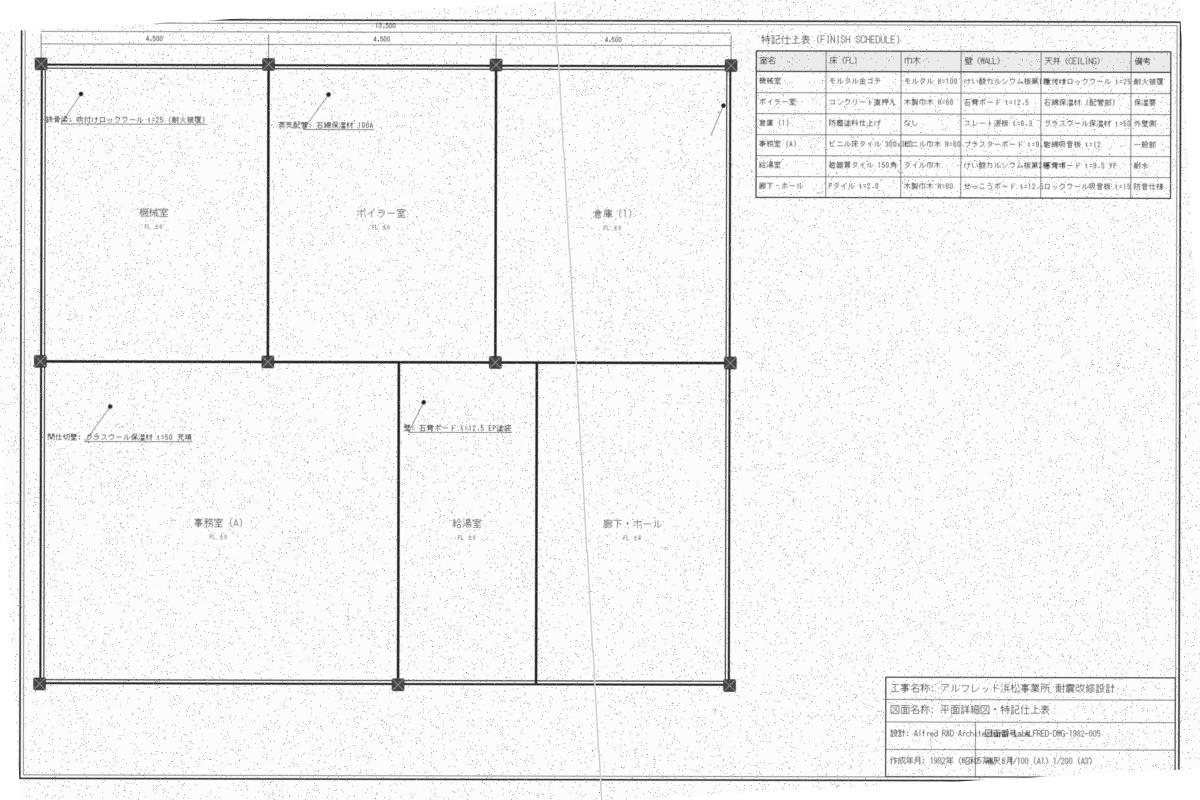
#> input picture data/uploads/UPLOAD-03ee9cc0_page_1.jpg, 2400 x 1600 px (shown at 1/2 size); its folder holds only this picture in this run
$ python -i hierarchical_segmenter.py   (imports and definitions only)
#> lines starting #> are read from the running program, lines starting #| are printed output that depends on the picture; after the words box and inside, x2 and y2 are one past the last pixel; in counts of white or black regions, pixels touching at a corner belong together
### models/layout/table_parser.py
# Copyright (c) 2026 Karunakar (destroyer929). All rights reserved.
# Proprietary & Confidential. Authorized for technical evaluation and portfolio review only.
"""
Finish Schedule (特記仕上表) Table Detection & Cell Structure Parser.
Uses OpenCV morphological line kernels to locate architectural schedule grids,
segments row and column intersections, associates OCR bounding boxes into cells,
and reconstructs structured room-to-finish material specifications.
"""

from __future__ import annotations
from typing import List, Dict, Any, Tuple, Optional
from dataclasses import dataclass, field
import numpy as np
import cv2


@dataclass
class TableCell:
    """Represents a single parsed cell in the Finish Schedule grid."""
    row_idx: int
    col_idx: int
    header_name: str
    bbox: List[int]  # [x1, y1, x2, y2]
    text: str = ""
    confidence: float = 1.0


@dataclass
class RoomFinishRecord:
    """Represents the complete finish specifications for one room."""
    room_name: str
    floor_finish: str = ""
    skirting_finish: str = ""
    wall_finish: str = ""
    ceiling_finish: str = ""
    remarks: str = ""
    cells: List[TableCell] = field(default_factory=list)


class FinishScheduleTableParser:
    """Detects and reconstructs tabular relationships from Finish Schedules (仕上表)."""

    DEFAULT_HEADERS = ["室名", "床", "巾木", "壁", "天井", "備考"]

    def __init__(self, min_table_area: int = 50000):
        self.min_table_area = min_table_area

    def detect_table_boundary(self, image: np.ndarray) -> Optional[List[int]]:
        """
        Detects the outer bounding box of the finish schedule table using morphology.
        Returns: [x_min, y_min, x_max, y_max] or None if no table found.
        """
        if len(image.shape) == 3:
            gray = cv2.cvtColor(image, cv2.COLOR_BGR2GRAY)
        else:
            gray = image.copy()

        binary = cv2.adaptiveThreshold(
            gray, 255, cv2.ADAPTIVE_THRESH_GAUSSIAN_C, cv2.THRESH_BINARY_INV, 25, 10
        )

        h, w = gray.shape[:2]
        scale = max(1, w // 100)
        horiz_kernel = cv2.getStructuringElement(cv2.MORPH_RECT, (scale, 1))
        vert_kernel = cv2.getStructuringElement(cv2.MORPH_RECT, (1, scale))

        horiz_lines = cv2.morphologyEx(binary, cv2.MORPH_OPEN, horiz_kernel, iterations=2)
        vert_lines = cv2.morphologyEx(binary, cv2.MORPH_OPEN, vert_kernel, iterations=2)

        table_mask = cv2.add(horiz_lines, vert_lines)

        contours, _ = cv2.findContours(table_mask, cv2.RETR_TREE, cv2.CHAIN_APPROX_SIMPLE)
        if not contours:
            return None

        best_box = None
        max_score = 0

        for cnt in contours:
            x, y, cw, ch = cv2.boundingRect(cnt)
            area = cw * ch

            if cw > int(w * 0.85) and ch > int(h * 0.85):
                continue

            # Skip bottom-right Title Block (typically located at x > 40% and y > 60%)
            if x > int(w * 0.40) and y > int(h * 0.60):
                continue

            # Finish schedule tables occupy a moderate vertical portion (never engulfing the whole floor plan)
            if ch > int(h * 0.35):
                continue

            min_cw = int(w * 0.15)
            min_ch = int(h * 0.06)
            if cw >= min_cw and ch >= min_ch and (cw / float(ch)) >= 1.4:
                roi_h = horiz_lines[y:y+ch, x:x+cw]
                roi_v = vert_lines[y:y+ch, x:x+cw]
                grid_density = cv2.countNonZero(roi_h) + cv2.countNonZero(roi_v)
                density_ratio = grid_density / float(area)

                # Require legitimate tabular grid density (filtering out open floor plan rooms)
                if density_ratio < 0.035:
                    continue

                aspect_bonus = min(cw / float(ch), 4.0)
                score = (density_ratio * 1000.0) * (area ** 0.3) * aspect_bonus
                if score > max_score:
                    max_score = score
                    best_box = [x, y, x + cw, y + ch]

        return best_box

    # [243 lines left out: functions extract_grid_cells, parse_schedule_cells, not called in this run]

### models/layout/hierarchical_segmenter.py
"""
Hierarchical Multi-Model Layout ROI Segmenter.
Splits architectural blueprint sheets into high-priority text regions:
1. Finish Schedule Table (仕上表)
2. Material Callout & Notes Clusters (引出線・特記事項)
Bypasses 75-85% of redundant empty floor plan whitespace.
"""

from __future__ import annotations
from typing import List, Dict, Any, Tuple, Optional
from dataclasses import dataclass
import numpy as np
import cv2

from models.layout.table_parser import FinishScheduleTableParser


@dataclass
class RegionOfInterest:
    """Represents a targeted region of a blueprint for focused OCR."""
    roi_id: str
    category: str  # "TABLE", "CALLOUT_CLUSTER", "FULL_FALLBACK"
    bbox: List[int]  # [x1, y1, x2, y2] in original sheet coordinates
    crop: np.ndarray

    @property
    def width(self) -> int:
        return self.bbox[2] - self.bbox[0]

    @property
    def height(self) -> int:
        return self.bbox[3] - self.bbox[1]


class HierarchicalROISegmenter:
    """
    Tier-1 Fast Vision Segmenter (Runs in < 40ms on CPU).
    Filters out background drawing graphics to send only high-density text crops to deep OCR.
    """

    def __init__(self, table_parser: Optional[FinishScheduleTableParser] = None):
        self.table_parser = table_parser or FinishScheduleTableParser()

    def segment(self, image: np.ndarray, table_bbox: Optional[List[int]] = None) -> List[RegionOfInterest]:
        """
        Segments blueprint image into high-priority text crops.
        """
        h, w = image.shape[:2]
        rois: List[RegionOfInterest] = []

        # 1. Detect Finish Schedule Table
        t_box = table_bbox or self.table_parser.detect_table_boundary(image)
        table_mask = np.zeros((h, w), dtype=np.uint8)

        if t_box:
            pad = 12
            tx1 = max(0, t_box[0] - pad)
            ty1 = max(0, t_box[1] - pad)
            tx2 = min(w, t_box[2] + pad)
            ty2 = min(h, t_box[3] + pad)

            rois.append(
                RegionOfInterest(
                    roi_id="ROI-TABLE-01",
                    category="TABLE",
                    bbox=[tx1, ty1, tx2, ty2],
                    crop=image[ty1:ty2, tx1:tx2]
                )
            )
            table_mask[ty1:ty2, tx1:tx2] = 255

        # 2. Detect Material Callouts & Text Clusters outside table
        callout_rois = self._detect_text_clusters(image, exclude_mask=table_mask)
        rois.extend(callout_rois)

        # 3. Fallback: If no ROIs detected, process full image
        if not rois:
            rois.append(
                RegionOfInterest(
                    roi_id="ROI-FULL-01",
                    category="FULL_FALLBACK",
                    bbox=[0, 0, w, h],
                    crop=image
                )
            )

        return rois

    def _detect_text_clusters(self, image: np.ndarray, exclude_mask: np.ndarray) -> List[RegionOfInterest]:
        """
        Locates text blocks and annotation clusters using connected components & morphology.
        """
        h, w = image.shape[:2]
        if len(image.shape) == 3:
            gray = cv2.cvtColor(image, cv2.COLOR_BGR2GRAY)
        else:
            gray = image.copy()

        # Adaptive thresholding
        binary = cv2.adaptiveThreshold(
            gray, 255, cv2.ADAPTIVE_THRESH_GAUSSIAN_C, cv2.THRESH_BINARY_INV, 21, 10
        )

        # Zero out the table area
        if exclude_mask is not None and np.any(exclude_mask):
            binary[exclude_mask > 0] = 0

        # Remove long continuous structural lines (horizontal and vertical walls)
        line_len = max(30, w // 40)
        h_kernel = cv2.getStructuringElement(cv2.MORPH_RECT, (line_len, 1))
        v_kernel = cv2.getStructuringElement(cv2.MORPH_RECT, (1, line_len))

        h_lines = cv2.morphologyEx(binary, cv2.MORPH_OPEN, h_kernel)
        v_lines = cv2.morphologyEx(binary, cv2.MORPH_OPEN, v_kernel)
        text_only = cv2.subtract(binary, cv2.add(h_lines, v_lines))

        # Adaptive dilation based on image resolution
        merge_w = max(12, int(w * 0.006))
        merge_h = max(3, int(h * 0.002))
        text_merge_kernel = cv2.getStructuringElement(cv2.MORPH_RECT, (merge_w, merge_h))
        dilated = cv2.dilate(text_only, text_merge_kernel, iterations=1)

        contours, _ = cv2.findContours(dilated, cv2.RETR_EXTERNAL, cv2.CHAIN_APPROX_SIMPLE)
        candidate_boxes = []

        min_w = int(w * 0.015)   # at least ~35px
        min_h = int(h * 0.008)   # at least ~12px
        max_h = int(h * 0.35)    # not giant full-screen border
        max_cluster_w = min(1600, int(w * 0.45))

        for cnt in contours:
            bx, by, bw, bh = cv2.boundingRect(cnt)
            if bw >= min_w and bh >= min_h and bh <= max_h and (bw * bh) >= 600:
                pad = 8
                x1 = max(0, bx - pad)
                y1 = max(0, by - pad)
                x2 = min(w, bx + bw + pad)
                y2 = min(h, by + bh + pad)

                # If a cluster is abnormally wide (spans across entire drawing), split into sub-tiles
                if (x2 - x1) > max_cluster_w:
                    step = max_cluster_w - 50
                    for sx in range(x1, x2, step):
                        sub_x2 = min(x2, sx + max_cluster_w)
                        candidate_boxes.append([sx, y1, sub_x2, y2])
                else:
                    candidate_boxes.append([x1, y1, x2, y2])

        # Merge overlapping/adjacent candidate boxes without exceeding max_cluster_w
        merged_boxes = self._merge_boxes(candidate_boxes, x_thresh=20, y_thresh=12, max_merged_w=max_cluster_w)

        # Prioritize top 4 most significant callout clusters
        merged_boxes.sort(key=lambda b: (b[2] - b[0]) * (b[3] - b[1]), reverse=True)
        top_boxes = merged_boxes[:4]

        callout_rois = []
        for idx, (x1, y1, x2, y2) in enumerate(top_boxes):
            crop = image[y1:y2, x1:x2]
            if crop.size > 0:
                callout_rois.append(
                    RegionOfInterest(
                        roi_id=f"ROI-CALLOUT-{idx+1:02d}",
                        category="CALLOUT_CLUSTER",
                        bbox=[x1, y1, x2, y2],
                        crop=crop
                    )
                )

        return callout_rois

    def _merge_boxes(self, boxes: List[List[int]], x_thresh: int = 20, y_thresh: int = 15, max_merged_w: int = 1800) -> List[List[int]]:
        """Merges overlapping or tightly adjacent bounding boxes up to max_merged_w."""
        if not boxes:
            return []

        merged = []
        visited = [False] * len(boxes)

        for i in range(len(boxes)):
            if visited[i]:
                continue
            x1, y1, x2, y2 = boxes[i]
            visited[i] = True

            changed = True
            while changed:
                changed = False
                for j in range(len(boxes)):
                    if not visited[j]:
                        jx1, jy1, jx2, jy2 = boxes[j]
                        # Check if merged width would exceed limit
                        combined_w = max(x2, jx2) - min(x1, jx1)
                        if combined_w > max_merged_w:
                            continue

                        # Check intersection or close proximity
                        if not (x2 + x_thresh < jx1 or jx2 + x_thresh < x1 or
                                y2 + y_thresh < jy1 or jy2 + y_thresh < y1):
                            x1 = min(x1, jx1)
                            y1 = min(y1, jy1)
                            x2 = max(x2, jx2)
                            y2 = max(y2, jy2)
                            visited[j] = True
                            changed = True

            merged.append([x1, y1, x2, y2])

        return merged

>>> import cv2
>>> picture = cv2.imread('../../data/uploads/UPLOAD-03ee9cc0_page_1.jpg')
#> picture is the input picture: shape (1600, 2400, 3); min 0, max 255, mean 242.6
>>> result = HierarchicalROISegmenter().segment(picture)
#> in detect_table_boundary, `binary = cv2.adaptiveThreshold( gray, 255, cv2.ADAPTIVE_THRESH_GAUSSIA..`:
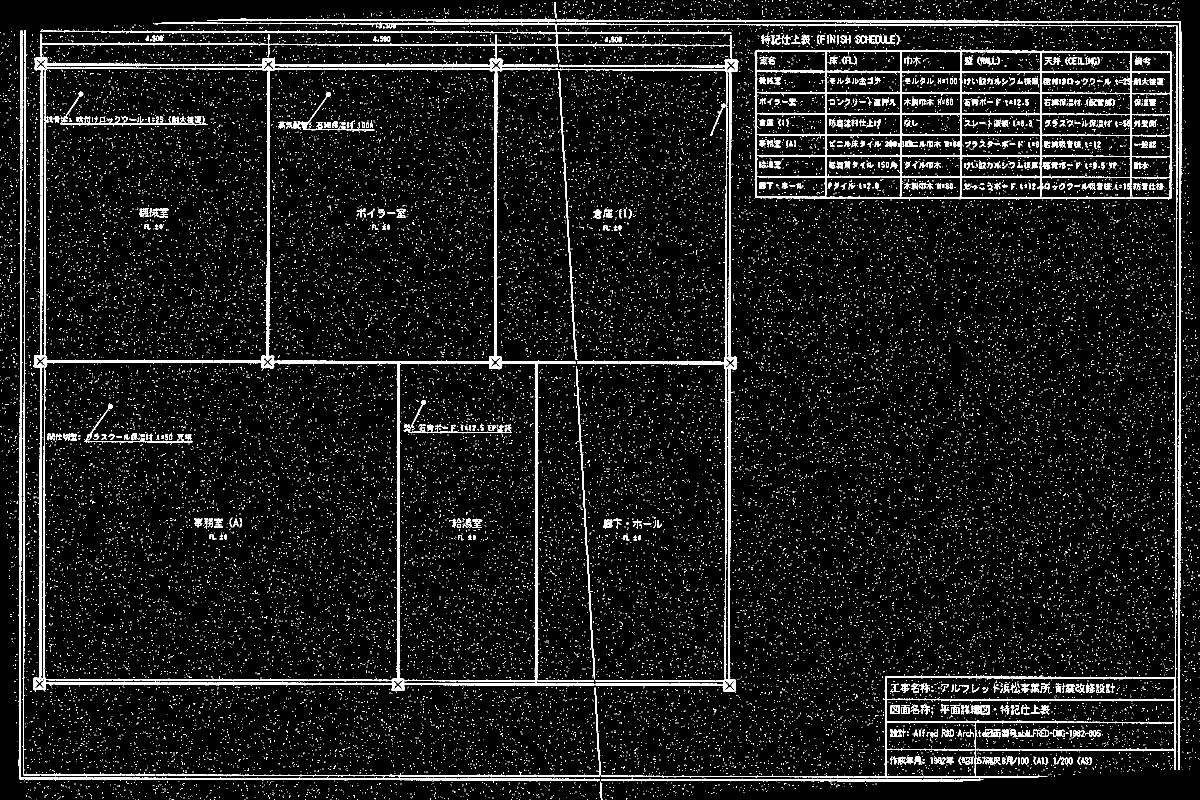
#> binary: shape (1600, 2400) (shown at 1/2 size); 7.5% white; 35107 white regions (34544 under 20 px), largest, box (x1, y1, x2, y2) and area: (66, 43, 2356, 1386) 76384, (1509, 96, 2345, 400) 25391, (1202, 1078, 2355, 1558) 11197
#> in detect_table_boundary, `contours, _ = cv2.findContours(table_mask, cv2.RETR_TREE, cv2.CHAIN_AP..`: contours = 200 contours, 80 with area under 20; largest, box (x1, y1, x2, y2) and area: (1511, 100, 2345, 400) 244874, (1741, 1080, 2354, 1557) 95222, (1772, 1398, 2350, 1445) 25197, (1772, 1355, 2350, 1400) 24868, (1951, 1444, 2350, 1501) 21320
#> the loop in detect_table_boundary, `for cnt in contours:` made 200 passes
#> (x, y, cw, ch, area, grid_density, density_ratio, aspect_bonus) on pass 118: (1511, 100, 834, 300, 250200, 21159, 0.0846, 2.78)
#> after the loop in detect_table_boundary, `for cnt in contours:`:
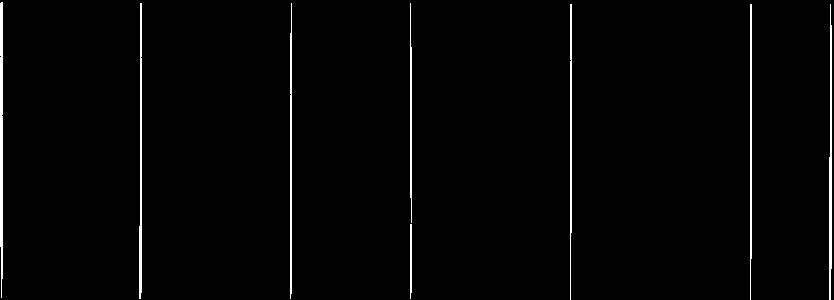
#> roi_v: shape (300, 834); 1.7% white; 8 white regions, largest, box (x1, y1, x2, y2) and area: (0, 2, 3, 298) 815, (829, 4, 832, 300) 683, (139, 3, 142, 299) 658
#> after the loop in detect_table_boundary, `for cnt in contours:`: max_score = 9789
#> in segment, `t_box = table_bbox or self.table_parser.detect_table_boundary(image)`: t_box = [1511, 100, 2345, 400]
#> in segment, `tx1 = max(0, t_box[0] - pad)`: tx1 = 1499
#> in segment, `ty1 = max(0, t_box[1] - pad)`: ty1 = 88
#> in segment, `tx2 = min(w, t_box[2] + pad)`: tx2 = 2357
#> in segment, `ty2 = min(h, t_box[3] + pad)`: ty2 = 412
#> in _detect_text_clusters, `contours, _ = cv2.findContours(dilated, cv2.RETR_EXTERNAL, cv2.CHAIN_A..`: contours = 5530 contours, 13 with area under 20; largest, box (x1, y1, x2, y2) and area: (858, 543, 1337, 1369) 54598, (713, 42, 1297, 721) 49252, (0, 630, 397, 1133) 32910, (1731, 1271, 2400, 1499) 28660, (0, 181, 466, 526) 27751
#> the loop in _detect_text_clusters, `for cnt in contours:` made 5530 passes
#> (bx, by, bw, bh, x1, y1, x2, y2) on passes 30, 32, 33, 38: (83, 1586, 51, 14, 75, 1578, 142, 1600), (145, 1585, 46, 14, 137, 1577, 199, 1600), (854, 1584, 51, 16, 846, 1576, 913, 1600), (326, 1583, 74, 15, 318, 1575, 408, 1600)
#> the loop in _detect_text_clusters, `for idx, (x1, y1, x2, y2) in enumerate(top_boxes):` made 4 passes
#> (x1, y1, x2, y2) on passes 1 to 4: (973, 0, 2053, 1600), (7, 1, 1087, 1600), (1723, 403, 2400, 1573), (0, 51, 474, 1141)
#> pass 3, in _detect_text_clusters, `crop = image[y1:y2, x1:x2]`:
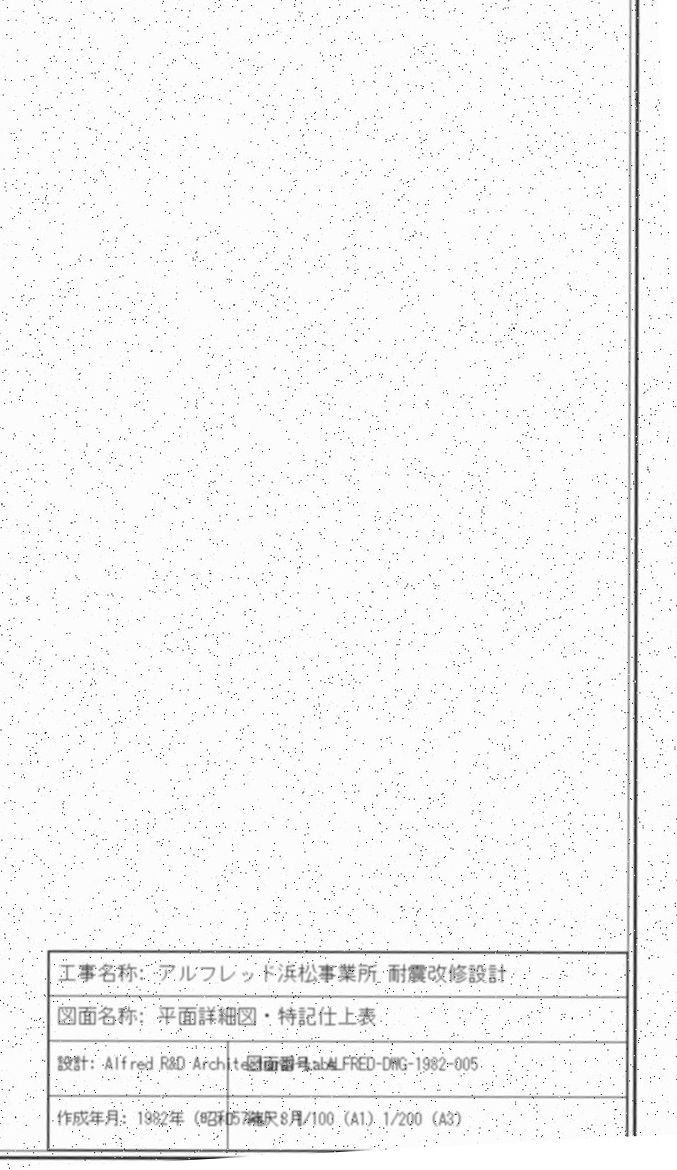
#> crop: shape (1170, 677, 3); min 0, max 255, mean 245.6
